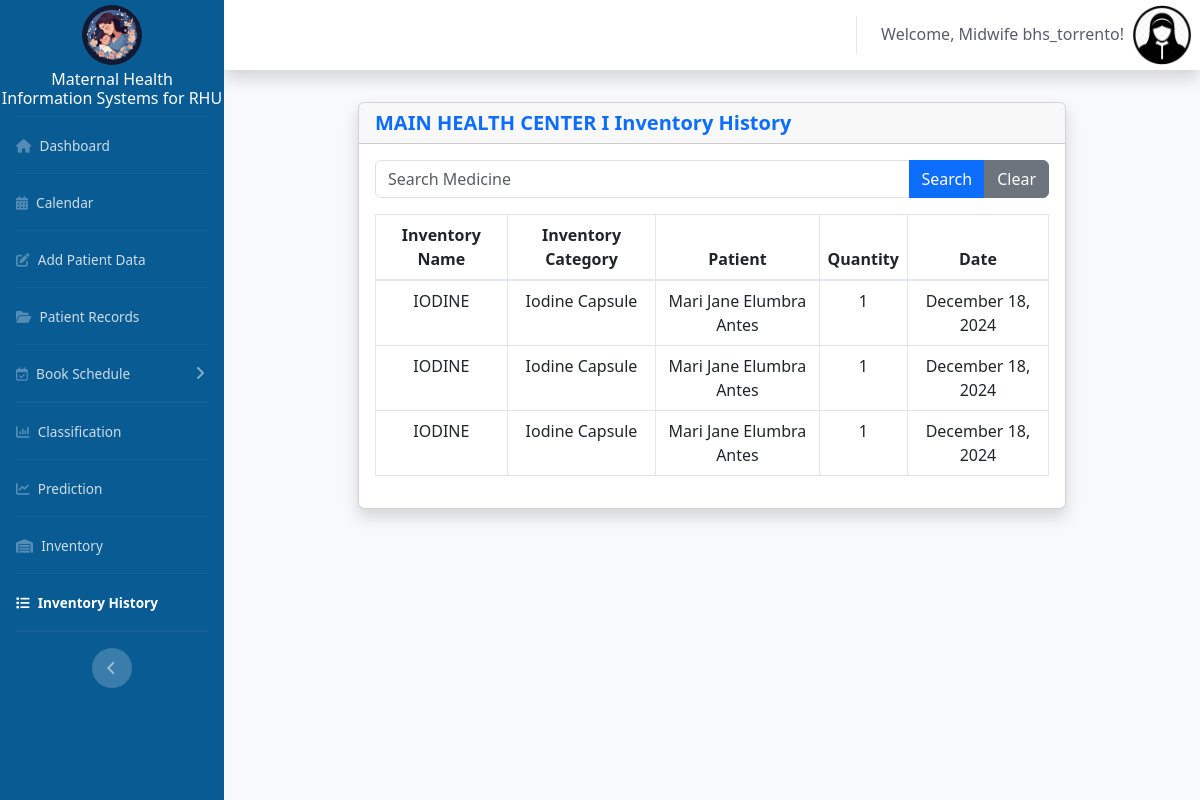
/bhs_inventory_history.php (signed in), run on the app's committed database.
### tables this page shows
CREATE TABLE `user` (
  `userID` int(11) NOT NULL,
  `stationID` int(11) DEFAULT NULL,
  `userFname` text NOT NULL,
  `userLname` text NOT NULL,
  `userUname` text NOT NULL,
  `userPassword` text NOT NULL,
  `userContactNumber` varchar(20) NOT NULL,
  `userType` text NOT NULL,
  `isActive` tinyint(4) NOT NULL DEFAULT 1 COMMENT '1 = active; 0 = inactive	'
);

CREATE TABLE `station` (
  `stationID` int(11) NOT NULL,
  `stationName` text NOT NULL,
  `isActive` int(11) NOT NULL DEFAULT 1 COMMENT '1 = active; 0 = inactive'
);

CREATE TABLE `inventory_history` (
  `id` int(11) NOT NULL,
  `patient_id` int(11) DEFAULT NULL,
  `medicine_id` int(11) DEFAULT NULL,
  `quantity` int(11) NOT NULL,
  `date_created` timestamp NOT NULL DEFAULT current_timestamp()
);

CREATE TABLE `medicine` (
  `medicineID` int(11) NOT NULL,
  `medicineName` text DEFAULT NULL,
  `medicineCategory` text DEFAULT NULL,
  `medicineStock` int(11) DEFAULT NULL,
  `dateUpdate` date DEFAULT NULL
);

### bhs_inventory_history.php (the view, shortened to what this page needs)
<?php
include('includes/header.php');
include('includes/midwife_navbar.php');
$username = $_SESSION['user'];
$query = "SELECT u.*, s.stationID, s.stationName
          FROM user u
          LEFT JOIN station s ON u.stationID = s.stationID
          WHERE userUname = '$username' AND userType = 'BHS'";
$result = mysqli_query($conn, $query);
if ($result && mysqli_num_rows($result) > 0) {
  $user_data = mysqli_fetch_assoc($result);
  $stationName = $user_data['stationName'];
}
$search = isset($_GET['inventory_search']) ? mysqli_real_escape_string($conn, $_GET['inventory_search']) : '';
?>
<div class="container-fluid w-75">
  <div class="row my-3">
    <div class="col-lg-12">
      <div class="card shadow my-2">
        <div class="card-header">
          <h5 class="m-0 font-weight-bold text-primary"><?php echo $stationName; ?> Inventory History</h5>
        </div>
        <div class="card-body">
          <form method="GET" class="mb-3">
            <div class="input-group">
              <input type="text" class="form-control" name="inventory_search" value="<?= $search ?>" placeholder="Search Medicine">
              <button type="submit" class="btn btn-primary">Search</button>
              <button type="button" class="btn btn-secondary" onclick="window.location.href = 'bhs_inventory_history'">Clear</button>
            </div>
          </form>
          <table class="table table-bordered text-center">
            <thead>
              <tr>
                <th>Inventory Name</th>
                <th>Inventory Category</th>
                <th>Patient</th>
                <th>Quantity</th>
                <th>Date</th>
              </tr>
            </thead>
            <tbody>
              <?php
              $limit = 5;
              $page = isset($_GET['inventory_history_page']) ? (int)$_GET['inventory_history_page'] : 1;
              $start = ($page - 1) * $limit;
              $inventoryHistoryQ = mysqli_query(
                $conn,
                "SELECT
                  m.medicineName,
                  m.medicineCategory,
                  CONCAT(p.patientFName, ' ', p.patientMname, ' ', p.patientLname) AS patientName,
                  ih.quantity,
                  ih.date_created
                FROM inventory_history ih
                LEFT JOIN medicine m
                ON ih.medicine_id = m.medicineID
                LEFT JOIN patient p
                ON ih.patient_id = p.patientID
                WHERE m.medicineName LIKE '%$search%'
                ORDER BY ih.date_created DESC
                LIMIT $start, $limit"
              );
              while ($res = mysqli_fetch_object($inventoryHistoryQ)):
                $categoryNames = [
                  "iron" => "Iron Sulfate",
                  "calcium" => "Calcium Carbonate",
                  "iodine" => "Iodine Capsule",
                  "deworming" => "Deworming"
                ];
              ?>
                <tr>
                  <td><?= $res->medicineName ?></td>
                  <td><?= $categoryNames[$res->medicineCategory] ?></td>
                  <td><?= $res->patientName ?></td>
                  <td><?= $res->quantity ?></td>
                  <td><?= date("F d, Y", strtotime($res->date_created)) ?></td>
                </tr>
              <?php endwhile; ?>
            </tbody>
          </table>
        </div>
      </div>
    </div>
  </div>
</div>

### data on the page
user: stationID.stationName "MAIN HEALTH CENTER I"
inventory_history: medicine.medicineName "IODINE", medicine.medicineCategory "Iodine Capsule", patientName "Mari Jane Elumbra Antes", quantity "1", date_created "December 18, 2024"
inventory_history: medicine.medicineName "IODINE", medicine.medicineCategory "Iodine Capsule", patientName "Mari Jane Elumbra Antes", quantity "1", date_created "December 18, 2024"
inventory_history: medicine.medicineName "IODINE", medicine.medicineCategory "Iodine Capsule", patientName "Mari Jane Elumbra Antes", quantity "1", date_created "December 18, 2024"

### other printed values
$_SESSION['user'] "bhs_torrento"
